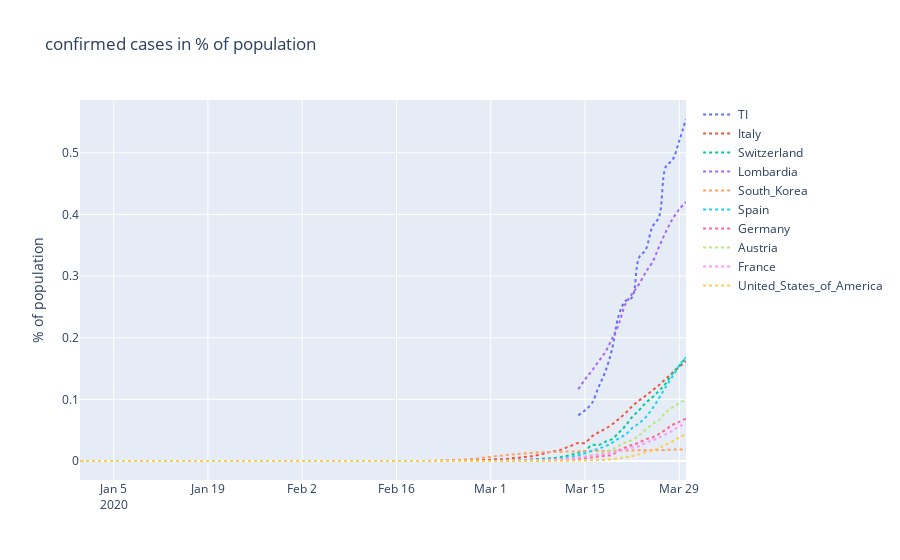
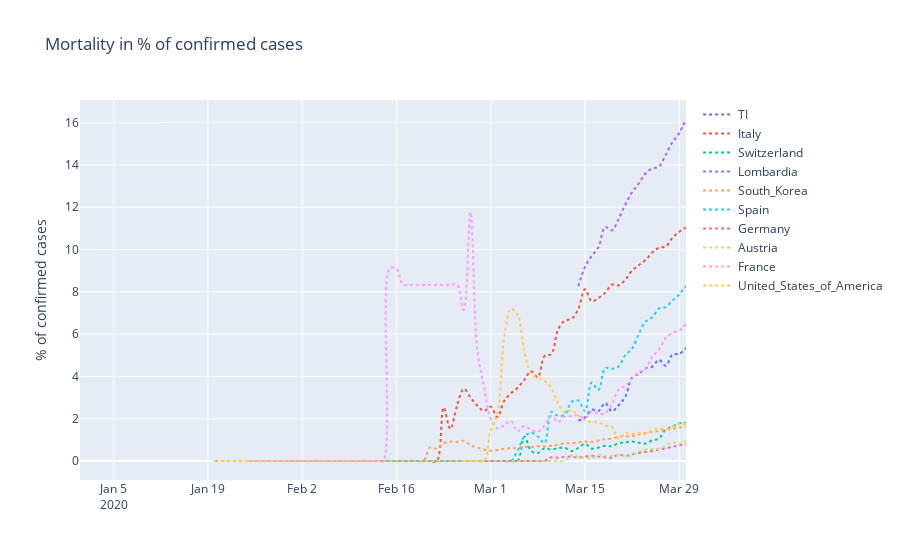
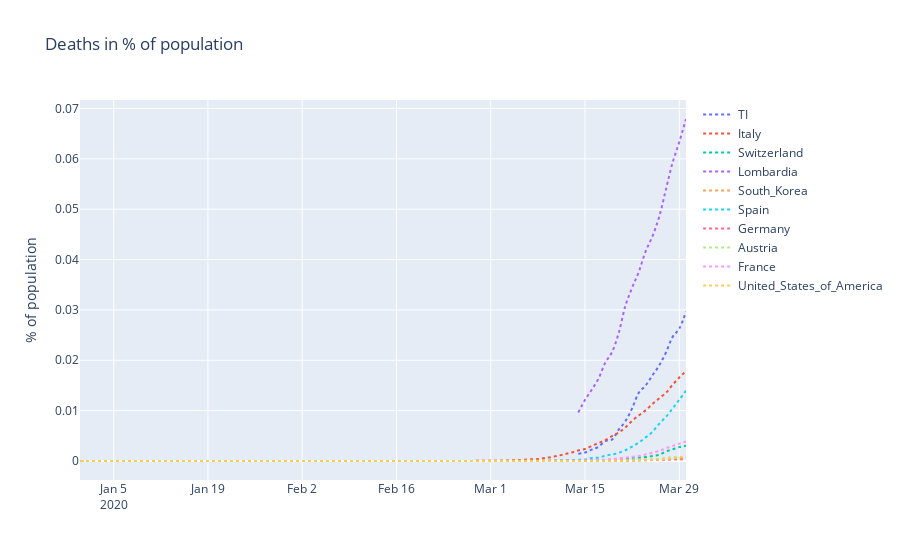

Source (notebook cell) for these figures, in order:
### Markdown cell above
# Covid-19 ... noch mehr Diagramme
Usprünglich nach einer Idee und einem Script von [Tiba Razmi](https://www.linkedin.com/pulse/covid-19-swiss-model-prediction-tiba-razmi/) mit Daten aus [Kaggle](https://www.kaggle.com/imdevskp/corona-virus-report).  
Covid-19 Daten vom [European Centre for Disease Prevention and Control](https://www.ecdc.europa.eu/en/publications-data/download-todays-data-geographic-distribution-covid-19-cases-worldwide)  
Covid-19 Daten für das Tessin (TI) [GitHub cases](https://github.com/daenuprobst/covid19-cases-switzerland/blob/master/covid19_cases_switzerland_openzh.csv), [GitHub fatalities](https://github.com/daenuprobst/covid19-cases-switzerland/blob/master/covid19_fatalities_switzerland_openzh.csv), [wikipedia](https://de.wikipedia.org/wiki/COVID-19-Pandemie_in_der_Schweiz),   
Daten für die Lombardei [GitHub](https://github.com/pcm-dpc/COVID-19/tree/master/dati-regioni), [wikipedia](https://de.wikipedia.org/wiki/COVID-19-Pandemie_in_Italien), [Il Messaggero](https://utils.cedsdigital.it/coronavirus/) (link aus [ilmessaggero.it](https://ilmessaggero.it))   
Bevölkerungsdaten der Länder aus [Worldometers.info](https://www.worldometers.info/world-population/population-by-country/)  
weitere Quellen: [worldometers](https://www.worldometers.info/coronavirus/)  
Bevölkerungsdaten Tessin und Lombardei aus Wikipedia.  
* *click on legend to hide curves*
* *use mouse to zoom and pan*

### Code cell
'''md
## Daten importieren und vorbereiten
'''
from sklearn.linear_model import LinearRegression
from sklearn.preprocessing import PolynomialFeatures
from sklearn.metrics import r2_score
import numpy as np
import pandas as pd
import matplotlib.pyplot as plt
# hide warnings
import warnings
warnings.filterwarnings('ignore')
''' md
## Daten aus ECDC einlesen
'''
df = pd.read_csv('ecdc_data.csv', delimiter=',')
        #nRow, nCol = df.shape
        #print(f'There are {nRow} rows and {nCol} columns')
        
# format date column
df.dateRep = pd.to_datetime(df.dateRep, format='%d/%m/%Y')

# retain only relevant columns
df2 = df[["dateRep","cases","deaths","countriesAndTerritories", "popData2018"]]

#rename columns to match variables used in plotly
df2.columns=["Date","cases","deaths","Country", "popData2018"]

#select countries
       #what countries are there?
       #df["countriesAndTerritories"].unique()

c_s = ["TI","Italy","Switzerland","Lombardia","South_Korea","Spain", "Germany", "Austria", "France", "United_States_of_America"]
df_selec = df2[df2["Country"].isin(c_s)]

# calculation of cumulative sum from ECDC data                    cumsum
df_selec=df_selec.sort_values(by=['Country','Date'])
df_selec['cases_pday'] = df_selec.cases
df_selec['cases'] = df_selec.groupby('Country')['cases'].transform(pd.Series.cumsum)
df_selec['deaths_pday'] = df_selec.deaths
df_selec['deaths'] = df_selec.groupby('Country')['deaths'].transform(pd.Series.cumsum)

#calculation of additional parameters
df_selec['Mortality_%'] = df_selec.deaths / df_selec.cases * 100
df_selec['Extent_%'] = df_selec.cases / df_selec.popData2018 * 100
df_selec['Deaths%pop']=df_selec.deaths / df_selec.popData2018 * 100

'''md
# Plotly
'''

# Quelle: https://www.youtube.com/watch?v=XUNaGFa9xCM
# dort gibt es ein weiteres Beispiel mit Widgets und interactive
#df.loc[df['Country'] == "Italy"]

import plotly as py
import plotly.graph_objs as go
import ipywidgets as widgets
import numpy as np
py.offline.init_notebook_mode(connected=True)
#                                                                                   Fig. (a)
layouta = go.Layout(
    title='Mortality in % of confirmed cases',
    yaxis=dict(
        title='% of confirmed cases'
    ),
)

trace0a = go.Scatter(
    x=df_selec.loc[df_selec['Country'] == c_s[0],"Date"],
    y=df_selec.loc[df_selec['Country'] == c_s[0], "Mortality_%"],
    mode='lines',
    name=c_s[0],
    line=dict(
        shape='spline',
        dash='dot'
    )
)
trace1a = go.Scatter(
    x=df_selec.loc[df_selec['Country'] == c_s[1],"Date"],
    y=df_selec.loc[df_selec['Country'] == c_s[1],"Mortality_%"],
    mode='lines',
    name=c_s[1],
    line=dict(
        shape='spline',
        dash='dot'
    )
)
trace2a = go.Scatter(
    x=df_selec.loc[df_selec['Country'] == c_s[2],"Date"],
    y=df_selec.loc[df_selec['Country'] == c_s[2], "Mortality_%"],
    mode='lines',
    name=c_s[2],
    line=dict(
        shape='spline',
        dash='dot'
    )
)
trace3a = go.Scatter(
    x=df_selec.loc[df_selec['Country'] == c_s[3],"Date"],
    y=df_selec.loc[df_selec['Country'] == c_s[3],"Mortality_%"],
    mode='lines',
    name=c_s[3],
    line=dict(
        shape='spline',
        dash='dot'
    )
)
trace4a = go.Scatter(
    x=df_selec.loc[df_selec['Country'] == c_s[4],"Date"],
    y=df_selec.loc[df_selec['Country'] == c_s[4], "Mortality_%"],
    mode='lines',
    name=c_s[4],
    line=dict(
        shape='spline',
        dash='dot'
    )
)
trace5a = go.Scatter(
    x=df_selec.loc[df_selec['Country'] == c_s[5],"Date"],
    y=df_selec.loc[df_selec['Country'] == c_s[5],"Mortality_%"],
    mode='lines',
    name=c_s[5],
    line=dict(
        shape='spline',
        dash='dot'
    )
)
trace6a = go.Scatter(
    x=df_selec.loc[df_selec['Country'] == c_s[6],"Date"],
    y=df_selec.loc[df_selec['Country'] == c_s[6],"Mortality_%"],
    mode='lines',
    name=c_s[6],
    line=dict(
        shape='spline',
        dash='dot'
    )
)
trace7a = go.Scatter(
    x=df_selec.loc[df_selec['Country'] == c_s[7],"Date"],
    y=df_selec.loc[df_selec['Country'] == c_s[7],"Mortality_%"],
    mode='lines',
    name=c_s[7],
    line=dict(
        shape='spline',
        dash='dot'
    )
)
trace8a = go.Scatter(
    x=df_selec.loc[df_selec['Country'] == c_s[8],"Date"],
    y=df_selec.loc[df_selec['Country'] == c_s[8],"Mortality_%"],
    mode='lines',
    name=c_s[8],
    line=dict(
        shape='spline',
        dash='dot'
    )
)
trace9a = go.Scatter(
    x=df_selec.loc[df_selec['Country'] == c_s[9],"Date"],
    y=df_selec.loc[df_selec['Country'] == c_s[9],"Mortality_%"],
    mode='lines',
    name=c_s[9],
    line=dict(
        shape='spline',
        dash='dot'
    )
)

#                                                                                   Fig. (b)
layoutb = go.Layout(
    title='confirmed cases in % of population',
    yaxis=dict(
        title='% of population'
    ),
)

trace0b = go.Scatter(
    x=df_selec.loc[df_selec['Country'] == c_s[0],"Date"],
    y=df_selec.loc[df_selec['Country'] == c_s[0], "Extent_%"],
    mode='lines',
    name=c_s[0],
    line=dict(
        shape='spline',
        dash='dot'
    )
)
trace1b = go.Scatter(
    x=df_selec.loc[df_selec['Country'] == c_s[1],"Date"],
    y=df_selec.loc[df_selec['Country'] == c_s[1],"Extent_%"],
    mode='lines',
    name=c_s[1],
    line=dict(
        shape='spline',
        dash='dot'
    )
)
trace2b = go.Scatter(
    x=df_selec.loc[df_selec['Country'] == c_s[2],"Date"],
    y=df_selec.loc[df_selec['Country'] == c_s[2], "Extent_%"],
    mode='lines',
    name=c_s[2],
    line=dict(
        shape='spline',
        dash='dot'
    )
)
trace3b = go.Scatter(
    x=df_selec.loc[df_selec['Country'] == c_s[3],"Date"],
    y=df_selec.loc[df_selec['Country'] == c_s[3],"Extent_%"],
    mode='lines',
    name=c_s[3],
    line=dict(
        shape='spline',
        dash='dot'
    )
)
trace4b = go.Scatter(
    x=df_selec.loc[df_selec['Country'] == c_s[4],"Date"],
    y=df_selec.loc[df_selec['Country'] == c_s[4], "Extent_%"],
    mode='lines',
    name=c_s[4],
    line=dict(
        shape='spline',
        dash='dot'
    )
)
trace5b = go.Scatter(
    x=df_selec.loc[df_selec['Country'] == c_s[5],"Date"],
    y=df_selec.loc[df_selec['Country'] == c_s[5],"Extent_%"],
    mode='lines',
    name=c_s[5],
    line=dict(
        shape='spline',
        dash='dot'
    )
)
trace6b = go.Scatter(
    x=df_selec.loc[df_selec['Country'] == c_s[6],"Date"],
    y=df_selec.loc[df_selec['Country'] == c_s[6],"Extent_%"],
    mode='lines',
    name=c_s[6],
    line=dict(
        shape='spline',
        dash='dot'
    )
)
trace7b = go.Scatter(
    x=df_selec.loc[df_selec['Country'] == c_s[7],"Date"],
    y=df_selec.loc[df_selec['Country'] == c_s[7],"Extent_%"],
    mode='lines',
    name=c_s[7],
    line=dict(
        shape='spline',
        dash='dot'
    )
)
trace8b = go.Scatter(
    x=df_selec.loc[df_selec['Country'] == c_s[8],"Date"],
    y=df_selec.loc[df_selec['Country'] == c_s[8],"Extent_%"],
    mode='lines',
    name=c_s[8],
    line=dict(
        shape='spline',
        dash='dot'
    )
)
trace9b = go.Scatter(
    x=df_selec.loc[df_selec['Country'] == c_s[9],"Date"],
    y=df_selec.loc[df_selec['Country'] == c_s[9],"Extent_%"],
    mode='lines',
    name=c_s[9],
    line=dict(
        shape='spline',
        dash='dot'
    )
)

#                                                                                   Fig. (c)

layoutc = go.Layout(
    title='Deaths in % of population',
    yaxis=dict(
        title='% of population'
    ),
)

trace0c = go.Scatter(
    x=df_selec.loc[df_selec['Country'] == c_s[0],"Date"],
    y=df_selec.loc[df_selec['Country'] == c_s[0], "Deaths%pop"],
    mode='lines',
    name=c_s[0],
    line=dict(
        shape='spline',
        dash='dot'
    )
)
trace1c = go.Scatter(
    x=df_selec.loc[df_selec['Country'] == c_s[1],"Date"],
    y=df_selec.loc[df_selec['Country'] == c_s[1],"Deaths%pop"],
    mode='lines',
    name=c_s[1],
    line=dict(
        shape='spline',
        dash='dot'
    )
)
trace2c = go.Scatter(
    x=df_selec.loc[df_selec['Country'] == c_s[2],"Date"],
    y=df_selec.loc[df_selec['Country'] == c_s[2], "Deaths%pop"],
    mode='lines',
    name=c_s[2],
    line=dict(
        shape='spline',
        dash='dot'
    )
)
trace3c = go.Scatter(
    x=df_selec.loc[df_selec['Country'] == c_s[3],"Date"],
    y=df_selec.loc[df_selec['Country'] == c_s[3],"Deaths%pop"],
    mode='lines',
    name=c_s[3],
    line=dict(
        shape='spline',
        dash='dot'
    )
)
trace4c = go.Scatter(
    x=df_selec.loc[df_selec['Country'] == c_s[4],"Date"],
    y=df_selec.loc[df_selec['Country'] == c_s[4], "Deaths%pop"],
    mode='lines',
    name=c_s[4],
    line=dict(
        shape='spline',
        dash='dot'
    )
)
trace5c = go.Scatter(
    x=df_selec.loc[df_selec['Country'] == c_s[5],"Date"],
    y=df_selec.loc[df_selec['Country'] == c_s[5],"Deaths%pop"],
    mode='lines',
    name=c_s[5],
    line=dict(
        shape='spline',
        dash='dot'
    )
)
trace6c = go.Scatter(
    x=df_selec.loc[df_selec['Country'] == c_s[6],"Date"],
    y=df_selec.loc[df_selec['Country'] == c_s[6],"Deaths%pop"],
    mode='lines',
    name=c_s[6],
    line=dict(
        shape='spline',
        dash='dot'
    )
)
trace7c = go.Scatter(
    x=df_selec.loc[df_selec['Country'] == c_s[7],"Date"],
    y=df_selec.loc[df_selec['Country'] == c_s[7],"Deaths%pop"],
    mode='lines',
    name=c_s[7],
    line=dict(
        shape='spline',
        dash='dot'
    )
)
trace8c = go.Scatter(
    x=df_selec.loc[df_selec['Country'] == c_s[8],"Date"],
    y=df_selec.loc[df_selec['Country'] == c_s[8],"Deaths%pop"],
    mode='lines',
    name=c_s[8],
    line=dict(
        shape='spline',
        dash='dot'
    )
)
trace9c = go.Scatter(
    x=df_selec.loc[df_selec['Country'] == c_s[9],"Date"],
    y=df_selec.loc[df_selec['Country'] == c_s[9],"Deaths%pop"],
    mode='lines',
    name=c_s[9],
    line=dict(
        shape='spline',
        dash='dot'
    )
)
figb = go.Figure(data=[trace0b, trace1b, trace2b, trace3b, trace4b, trace5b, trace6b, trace7b, trace8b, trace9b], layout=layoutb)
py.offline.iplot(figb)

figa = go.Figure(data=[trace0a, trace1a, trace2a, trace3a, trace4a, trace5a, trace6a, trace7a, trace8a, trace9a], layout=layouta)
py.offline.iplot(figa)

figc = go.Figure(data=[trace0c, trace1c, trace2c, trace3c, trace4c, trace5c, trace6c, trace7c, trace8c, trace9c], layout=layoutc)
py.offline.iplot(figc)
